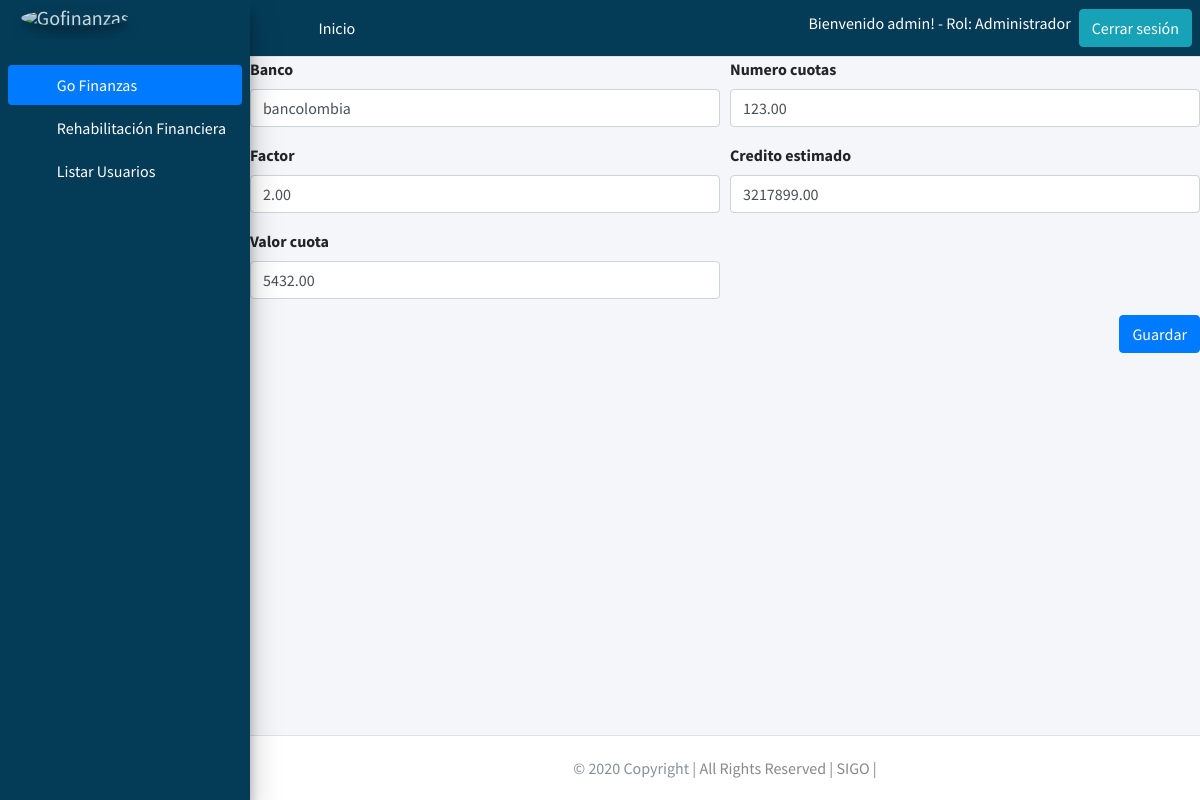
The app's page /editarsimulacion/2/ (signed in) with its own data.
### users/models.py (models this page shows, shortened)
class Profile(models.Model):
    user = models.OneToOneField(User, on_delete=models.PROTECT)
    rol = models.ForeignKey(Rol, on_delete=models.PROTECT)
    class Meta:
        permissions = (("registrarusuarios", "registrarusuarios"),)

class Rol(models.Model):
    descripcion = models.CharField(max_length=30)

### gestionfinanciera/models.py (models this page shows, shortened)
class Simulation_Banking(models.Model):
    Bank = models.CharField(max_length=20, null=False,blank=True)
    Number_Quotas = models.DecimalField(max_digits=20, decimal_places=2,blank=True, null=True)
    Factor = models.DecimalField(max_digits=20, decimal_places=2,blank=True, null=True)
    Estimed_Credit = models.DecimalField(max_digits=20, decimal_places=2,blank=True, null=True)
    Quota_Value = models.DecimalField(max_digits=20, decimal_places=2,blank=True, null=True)
    Fk_Client_Payroll = models.ForeignKey(Payroll_Client, null=True, on_delete = models.CASCADE,blank=True)

### gestionfinanciera/views.py (the view, shortened to what this page needs)
# urls.py: path('editarsimulacion/<int:pk>/', views.SimulationBankingUpdate.as_view(), name="editarsimulacion"), # ruta para editar los datos de los desembolsos de un cliente
class SimulationBankingUpdate(UpdateView):
    model = Simulation_Banking
    template_name = 'gestionfinanciera/bank_management/simulation_banking_edit.html'
    fields= ['Bank', 'Number_Quotas', 'Factor', 'Estimed_Credit',
    'Quota_Value','Fk_Client_Payroll']
    def get_context_data(self,**kwargs):
        context = super(SimulationBankingUpdate,self).get_context_data(**kwargs)
        context['simulacion'] = Simulation_Banking.objects.filter(Fk_Client_Payroll=self.kwargs['pk'])
        context['nomina'] = self.kwargs['pk']
        return context

### Templates/gestionfinanciera/bank_management/simulation_banking_edit.html (shortened to what this page needs)
{% extends 'base/base.html' %}
{% block content %}
<form action="{%url 'editarsimulacion' simulation_banking.id %}" method="post">
  <div class="form-row">
    <div class="form-group col-md-6">
      <label for="Bank">Banco</label>
      <input type="text" class="form-control" id="Bank" name="Bank" value="{{simulation_banking.Bank}}">
    </div>
    <div class="form-group col-md-6">
      <label for="Number_Quotas">Numero cuotas</label>
      <input type="number" class="form-control" id="Number_Quotas" name="Number_Quotas" value="{{simulation_banking.Number_Quotas}}">
    </div>
  </div>
  <div class="form-row">
    <div class="form-group col-md-6">
      <label for="Factor">Factor</label>
      <input type="number" class="form-control" id="Factor" name="Factor" value="{{simulation_banking.Factor}}">
    </div>
    <div class="form-group col-md-6">
      <label for="Estimed_Credit">Credito estimado</label>
      <input type="number" class="form-control" id="Estimed_Credit" name="Estimed_Credit" value="{{simulation_banking.Estimed_Credit}}">
    </div>
    <div class="form-group col-md-6">
      <label for="Quota_Value">Valor cuota</label>
      <input type="number" class="form-control" id="Quota_Value" name="Quota_Value" value="{{simulation_banking.Quota_Value}}">
    </div>
    <div class="form-group col-md-6">
    </div>
  </div>
  <div style="text-align: right">
    <button type="submit" class="btn btn-primary">Guardar</button>
  </div>
</form>
{% endblock %}

### Templates/base/base.html (shortened to what this page needs)
{% load static %}
<!DOCTYPE html>
<html lang="en">
<head>
  <link rel="stylesheet" href="{% static 'plugins/fontawesome-free/css/all.min.css' %}">
  <link rel="stylesheet" href="{% static 'plugins/overlayScrollbars/css/OverlayScrollbars.min.css' %} ">
  <link rel="stylesheet" href="{% static 'dist/css/adminlte.min.css' %} ">
</head>
<body class="hold-transition sidebar-mini layout-fixed layout-navbar-fixed layout-footer-fixed">
<div class="wrapper">
  <nav class="main-header navbar navbar-expand navbar-white navbar-light" style="background-color:#043c58 ;">
    <ul class="navbar-nav  mr-auto">
      <li class="nav-item">
        <a class="nav-link" data-widget="pushmenu" href="#" role="button"><i class="fas fa-bars"></i></a>
      </li>
      <li class="nav-item d-none d-sm-inline-block">
        {% if user.is_authenticated %}
          <a href="{% url 'listarcliente' %}" class="nav-link" style="color:white;">Inicio</a>
        {% else %}
        <a href="{% url 'index' %}" class="nav-link" style="color:white;">Inicio</a>
        {% endif %}
      </li>
    </ul>
        {% if user.is_authenticated %}
          <h6 class="ml-5" style="color:white;">Bienvenido {{ user.username }}! - Rol: {{ user.profile.rol.descripcion }}</h6>
          <a style="text-align: right" href="{% url 'logout' %}" class="btn btn-info ml-2">Cerrar sesión</a>
        {% else %}
          <a href="{% url 'login' %}" class="btn btn-danger ml-2">Iniciar Sesión</a>
        {% endif %}
    </nav>
  <aside class="main-sidebar sidebar-primary elevation-4" style="background-color:#043c58 ;">
    {% if user.is_authenticated %}
    <a href="{% url 'listarcliente' %}" class="brand-link">
      <img src="{% static 'dist/img/SIGO.png' %}" alt="Gofinanzas" class="brand-image img-circle elevation-3"
           style="opacity: .8">
    </a>
    {% else %}
    <a href="{% url 'index' %}" class="brand-link">
      <img src="{% static 'dist/img/SIGO.png' %}" alt="Gofinanzas" class="brand-image img-circle elevation-3"
           style="opacity: .8">
      <span class="brand-text font-weight-light">Go Finanzas</span>
    </a>
    {% endif %}
    <div class="sidebar">
      <nav class="mt-2">
        <ul class="nav nav-pills nav-sidebar flex-column" data-widget="treeview" role="menu" data-accordion="false">
          <li class="nav-item has-treeview menu-open">
            {% if user.is_authenticated %}
            <a href="" class="nav-link active">
              <i class="nav-icon fas fa-tachometer-alt"></i>
              <p style="color:white;">
                Go Finanzas
                <i class="right fas fa-angle-left"></i>
              </p>
            </a>
            <ul class="nav nav-treeview">
              <li class="nav-item">
                <a href="{% url 'listarcliente' %}" class="nav-link">
                  <i class="far fa-circle nav-icon"></i>
                  <p style="color:white;">Rehabilitación Financiera</p>
                </a>
              </li>
              {% if user.profile.rol.id == 2 %}
                <li class="nav-item">
                  <a href="{% url 'users:userslist' %}" class="nav-link">
                    <i class="far fa-circle nav-icon"></i>
                    <p style="color:white;">Listar Usuarios</p>
                  </a>
                </li>
              {% endif %}
            </ul>
            {% endif %}
          </li>
      </nav>
    </div>
  </aside>
  <div class="content-wrapper">
    {% block content %}{% endblock %}
  </div>
  <footer class="main-footer">
    <div class="footer-copyright text-center py-1">© 2020 Copyright |
      <a style="color: #888888">All Rights Reserved | SIGO |</a>
    </div>
  </footer>
</div>
</body>
</html>

### records on screen
Simulation_Banking: Bank "bancolombia", Number_Quotas "123.00", Factor "2.00", Estimed_Credit "3217899.00", Quota_Value "5432.00"

### other values on screen
{{ user.username }} "admin"
{{ user.profile.rol.descripcion }} "Administrador"
